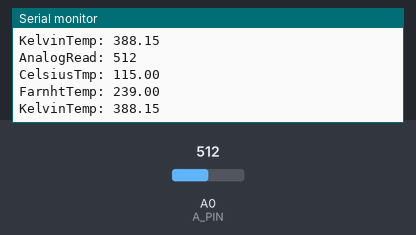
The sketch below on a simulated Arduino Uno, built with avr-gcc and run on an emulated ATmega328P. On the bench: the last lines printed to the serial monitor. The inputs (shaded band) are chosen by the test bench; at power-on: A0 (A_PIN) = 512.

Above: at 1.8 s.
1.9 s: A0 (A_PIN) set to 716
At 2.6 s:
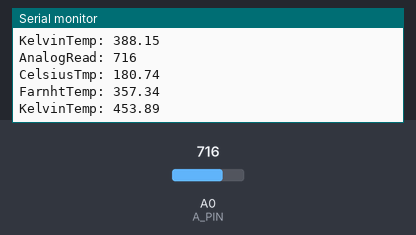
3.4 s: A0 (A_PIN) set to 900
At 4.9 s:
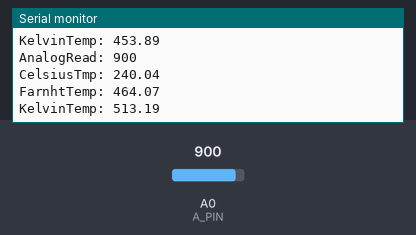
Timing chart, 0 to 6.4 s (numbered marks = the images above; inputs shaded):
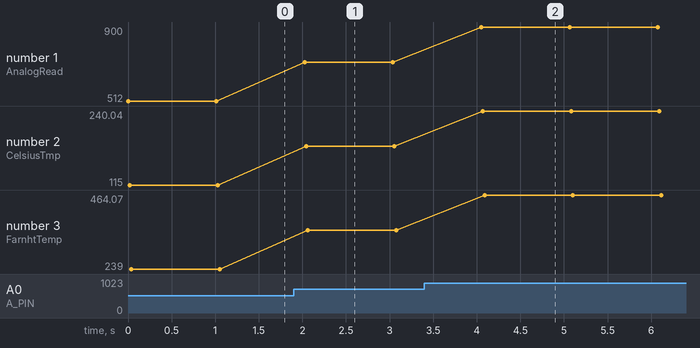

Measured:
- after the input at 1.9 s, the serial monitor: prints a new line after 0.13 s (image 1)
- after the input at 3.4 s, the serial monitor: prints a new line after 0.65 s (image 2)
- plotted number 1: 512 → 716 after the input at 1.9 s, 716 → 900 after the input at 3.4 s
- plotted number 2: 115 → 180.74 after the input at 1.9 s, 180.74 → 240.04 after the input at 3.4 s
- plotted number 3: 239 → 357.34 after the input at 1.9 s, 357.34 → 464.07 after the input at 3.4 s

The sketch:

basic-temperature-read.ino
```cpp
const int A_PIN = A0;

void setup() {

  Serial.begin(9600);
  pinMode(A_PIN, INPUT);

}

void loop() {

  int analogInput = analogRead(A_PIN);

  if (analogInput >= 0 && analogInput <= 1023) {
    float celsius = convertAnalogInputToCelsius(analogInput);
    float farenheit = convertCelsiusToFarenheit(celsius);
    float kelvin = convertCelsiusToKelvin(celsius);
    Serial.print("AnalogRead: "); Serial.println(analogInput);
    Serial.print("CelsiusTmp: "); Serial.println(celsius);
    Serial.print("FarnhtTemp: "); Serial.println(farenheit);
    Serial.print("KelvinTemp: "); Serial.println(kelvin);
  }

  delay(1000);

}

float convertAnalogInputToCelsius(int analogInput) {
  float celsius = ((( (float) analogInput / (float) 1024) * 3.3 - 0.5) * 1000) / 10;
  return celsius;
}

float convertCelsiusToFarenheit(float celsiusInput) {
  float farenheit = ((celsiusInput * (9.0/5.0)) + 32);
  return farenheit;
}

float convertCelsiusToKelvin(float celsiusInput) {
  float kelvin = (celsiusInput + 273.15);
  return kelvin;
}
```
